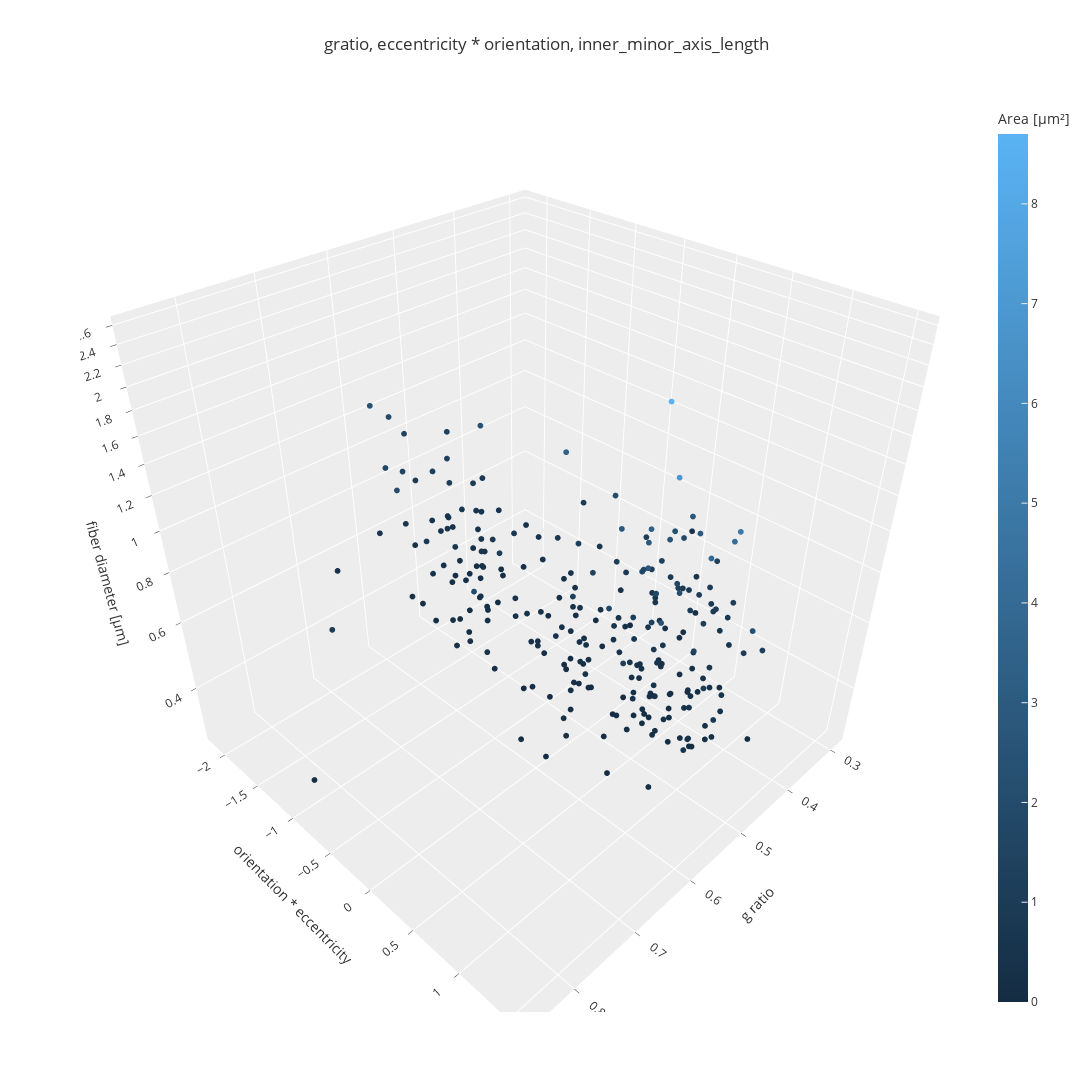

Source (notebook cell):
### Code cell
scatter_3d = px.scatter_3d(measurements_all, 
                       x="gratio", 
                       y=z_score_dataframe(measurements_all["eccentricity_mean"] * ((measurements_all["inner_orientation"]+measurements_all["outer_orientation"])/2)), 
                       z=measurements_all["inner_axis_minor_length"], 
                       color=measurements_all["inner_area"],
                       template="ggplot2",
                     #   template="presentation",
                       title="gratio, eccentricity * orientation, inner_minor_axis_length")

scatter_3d.update_traces(marker=dict(size=2))
scatter_3d.update_layout(scene=dict(zaxis=dict(type="log", title="fiber diameter [µm]"),
                                    yaxis=dict(title="orientation * eccentricity"),
                                    xaxis=dict(title="g ratio")),
                                    # bgcolor='rgb(200, 200, 205)'),  # Change the background color of the 3D scene to grey
                        width=1200,  # Adjust the width to your desired value
                        height=1200,  # Adjust the height to your desired value
                        )

scatter_3d.update_coloraxes(cmin=0, cmax=8.7)
scatter_3d.update_coloraxes(colorbar=dict(title="Area [µm²]"))

# Save and display the 3D plot
# pio.write_image(scatter_3d, path_results + "_3D_gratio_orientation_inneraxis.png")
scatter_3d.show()

### Figure 1 — Plotly figure (JSON) as saved in the notebook; plotly's stock layout.template omitted (floating-point values rounded to 4 significant figures; data arrays with more than 128 entries replaced by an {"elided": "..."} marker saying what was removed)
{"data": [{"hovertemplate": "gratio=%{x}<br>y=%{y}<br>inner_axis_minor_length=%{z}<br>inner_area=%{marker.color}<extra></extra>", "legendgroup": "", "marker": {"color": {"elided": "524 float values"}, "coloraxis": "coloraxis", "size": 2, "symbol": "circle"}, "mode": "markers", "name": "", "scene": "scene", "showlegend": false, "type": "scatter3d", "x": {"elided": "524 float values"}, "y": {"elided": "524 float values"}, "z": {"elided": "524 float values"}}], "layout": {"coloraxis": {"cmax": 8.7, "cmin": 0, "colorbar": {"title": {"text": "Area [µm²]"}}, "colorscale": [[0, "rgb(20,44,66)"], [1, "rgb(90,179,244)"]]}, "height": 1200, "legend": {"tracegroupgap": 0}, "scene": {"domain": {"x": [0, 1], "y": [0, 1]}, "xaxis": {"title": {"text": "g ratio"}}, "yaxis": {"title": {"text": "orientation * eccentricity"}}, "zaxis": {"title": {"text": "fiber diameter [µm]"}, "type": "log"}}, "title": {"text": "gratio, eccentricity * orientation, inner_minor_axis_length"}, "width": 1200}}
